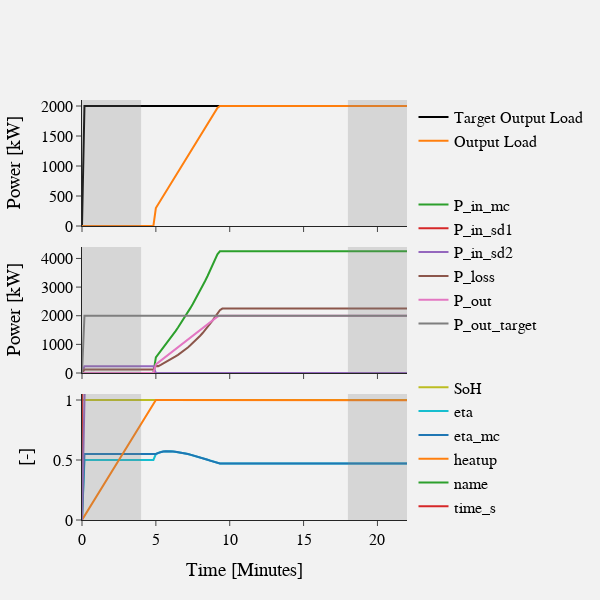

Write notebook code for a chart like this one.
### Markdown cell above
## Transient Plot

### Code cell
# Load profile
total_time_s = 7200  # number of time steps
n_ts = int(total_time_s/timestep_s)
target = 1

loadprofile = []

for t in range(n_ts):
    if t <= n_ts/2:
        loadprofile.append(target)
    else:
        loadprofile.append(0)

sim = Simulation(component_parameter=component,
                 timestep_s=timestep_s,
                 loadprofile=loadprofile)

sim.run()


fig = make_subplots(rows=3, cols=1,
                    shared_xaxes=True,
                    vertical_spacing=0.05)


fig.add_trace(go.Scatter(x=sim.results.time_s/60,
                         y=sim.results.P_out_target,
                         line=dict(color="black"),
                                     mode='lines',
                                     name="Target Output Load",
                         legendgroup = '1'),
                         row=1, col=1)
fig.add_trace(go.Scatter(x=sim.results.time_s/60,
                         y=sim.results.P_out,
                                     
                                     mode='lines',
                                     name="Output Load",
                         legendgroup = '1'),
                         row=1, col=1)

# Create traces
for cl in sim.results.columns :
    if not cl[:2] =="E_" and not cl[:3]=="err"and not cl[:4]=="opex":
        if cl[0]== "P": # and (not cl=="P_heat") :
            if cl=="P_heat" or cl=="P_in":
                pass

            else: 
                fig.add_trace(go.Scatter(x=sim.results.time_s/60, y=sim.results[cl][:],
                         
                         mode='lines',
                         name=cl,
                         legendgroup = '2'),
                     row=2, col=1)

        else:
            fig.add_trace(go.Scatter(x=sim.results.time_s/60, y=sim.results[cl][:],
                         
                         mode='lines',
                         name=cl,
                          legendgroup = '3'),
                         row=3, col=1)



fig.update_yaxes(title_text="Power [kW]",range = [0, 2100], row=1, col=1)
fig.update_yaxes(title_text="Power [kW]", range=[0, 4400], row=2, col=1)
fig.update_yaxes(title_text="[-]", range=[0, 1.05], row=3, col=1)
fig.update_xaxes(title_text="Time [Minutes]", row=3, col=1, range=[0, 22])


for r in range(3):
    fig.add_vrect(x0=0, x1=4, row=r, col=1, fillcolor="grey", opacity=0.25, line_width=0)
    #fig.add_vrect(x0=4, x1=18, row=r, col=1, fillcolor="white", opacity=0.25, line_width=0)
    fig.add_vrect(x0=18, x1=22, row=r, col=1, fillcolor="grey", opacity=0.25, line_width=0)


fig.update_layout(height=600, width=600,
                  template="simple_white",

                  font_family="Verdana",
                  font_size=16,  # Set the font size here
                  font_color="Black",
                 legend_font_size=16,
                 legend_tracegroupgap=40)
                  #title_text="Stacked Subplots with Shared X-Axes")

fig.update_layout(
    plot_bgcolor='#F2F2F2',
    paper_bgcolor='#F2F2F2',
)
fig.show()

### Figure 1 — Plotly figure (JSON) as saved in the notebook; plotly's stock layout.template omitted (floating-point values rounded to 4 significant figures; data arrays with more than 128 entries replaced by an {"elided": "..."} marker saying what was removed)
{"data": [{"legendgroup": "1", "line": {"color": "black"}, "mode": "lines", "name": "Target Output Load", "type": "scatter", "x": {"elided": "722 float values"}, "xaxis": "x", "y": {"elided": "722 float values"}, "yaxis": "y"}, {"legendgroup": "1", "mode": "lines", "name": "Output Load", "type": "scatter", "x": {"elided": "722 float values"}, "xaxis": "x", "y": {"elided": "722 float values"}, "yaxis": "y"}, {"legendgroup": "2", "mode": "lines", "name": "P_in_mc", "type": "scatter", "x": {"elided": "722 float values"}, "xaxis": "x2", "y": {"elided": "722 float values"}, "yaxis": "y2"}, {"legendgroup": "2", "mode": "lines", "name": "P_in_sd1", "type": "scatter", "x": {"elided": "722 float values"}, "xaxis": "x2", "y": {"elided": "722 float values"}, "yaxis": "y2"}, {"legendgroup": "2", "mode": "lines", "name": "P_in_sd2", "type": "scatter", "x": {"elided": "722 float values"}, "xaxis": "x2", "y": {"elided": "722 float values"}, "yaxis": "y2"}, {"legendgroup": "2", "mode": "lines", "name": "P_loss", "type": "scatter", "x": {"elided": "722 float values"}, "xaxis": "x2", "y": {"elided": "722 float values"}, "yaxis": "y2"}, {"legendgroup": "2", "mode": "lines", "name": "P_out", "type": "scatter", "x": {"elided": "722 float values"}, "xaxis": "x2", "y": {"elided": "722 float values"}, "yaxis": "y2"}, {"legendgroup": "2", "mode": "lines", "name": "P_out_target", "type": "scatter", "x": {"elided": "722 float values"}, "xaxis": "x2", "y": {"elided": "722 float values"}, "yaxis": "y2"}, {"legendgroup": "3", "mode": "lines", "name": "SoH", "type": "scatter", "x": {"elided": "722 float values"}, "xaxis": "x3", "y": {"elided": "722 int values"}, "yaxis": "y3"}, {"legendgroup": "3", "mode": "lines", "name": "eta", "type": "scatter", "x": {"elided": "722 float values"}, "xaxis": "x3", "y": {"elided": "722 float values"}, "yaxis": "y3"}, {"legendgroup": "3", "mode": "lines", "name": "eta_mc", "type": "scatter", "x": {"elided": "722 float values"}, "xaxis": "x3", "y": {"elided": "722 float values"}, "yaxis": "y3"}, {"legendgroup": "3", "mode": "lines", "name": "heatup", "type": "scatter", "x": {"elided": "722 float values"}, "xaxis": "x3", "y": {"elided": "722 float values"}, "yaxis": "y3"}, {"legendgroup": "3", "mode": "lines", "name": "name", "type": "scatter", "x": {"elided": "722 float values"}, "xaxis": "x3", "y": {"elided": "722 str values"}, "yaxis": "y3"}, {"legendgroup": "3", "mode": "lines", "name": "time_s", "type": "scatter", "x": {"elided": "722 float values"}, "xaxis": "x3", "y": {"elided": "722 float values"}, "yaxis": "y3"}, {"legendgroup": "3", "mode": "lines", "name": "time_index", "type": "scatter", "x": {"elided": "722 float values"}, "xaxis": "x3", "y": {"elided": "722 float values"}, "yaxis": "y3"}], "layout": {"font": {"color": "Black", "family": "Verdana", "size": 16}, "height": 600, "legend": {"font": {"size": 16}, "tracegroupgap": 40}, "paper_bgcolor": "#F2F2F2", "plot_bgcolor": "#F2F2F2", "shapes": [{"fillcolor": "grey", "line": {"width": 0}, "opacity": 0.25, "type": "rect", "x0": 0, "x1": 4, "xref": "x3", "y0": 0, "y1": 1, "yref": "y3 domain"}, {"fillcolor": "grey", "line": {"width": 0}, "opacity": 0.25, "type": "rect", "x0": 18, "x1": 22, "xref": "x3", "y0": 0, "y1": 1, "yref": "y3 domain"}, {"fillcolor": "grey", "line": {"width": 0}, "opacity": 0.25, "type": "rect", "x0": 0, "x1": 4, "xref": "x", "y0": 0, "y1": 1, "yref": "y domain"}, {"fillcolor": "grey", "line": {"width": 0}, "opacity": 0.25, "type": "rect", "x0": 18, "x1": 22, "xref": "x", "y0": 0, "y1": 1, "yref": "y domain"}, {"fillcolor": "grey", "line": {"width": 0}, "opacity": 0.25, "type": "rect", "x0": 0, "x1": 4, "xref": "x2", "y0": 0, "y1": 1, "yref": "y2 domain"}, {"fillcolor": "grey", "line": {"width": 0}, "opacity": 0.25, "type": "rect", "x0": 18, "x1": 22, "xref": "x2", "y0": 0, "y1": 1, "yref": "y2 domain"}], "width": 600, "xaxis": {"anchor": "y", "domain": [0, 1], "matches": "x3", "showticklabels": false}, "xaxis2": {"anchor": "y2", "domain": [0, 1], "matches": "x3", "showticklabels": false}, "xaxis3": {"anchor": "y3", "domain": [0, 1], "range": [0, 22], "title": {"text": "Time [Minutes]"}}, "yaxis": {"anchor": "x", "domain": [0.7, 1], "range": [0, 2100], "title": {"text": "Power [kW]"}}, "yaxis2": {"anchor": "x2", "domain": [0.35, 0.65], "range": [0, 4400], "title": {"text": "Power [kW]"}}, "yaxis3": {"anchor": "x3", "domain": [0, 0.3], "range": [0, 1.05], "title": {"text": "[-]"}}}}
